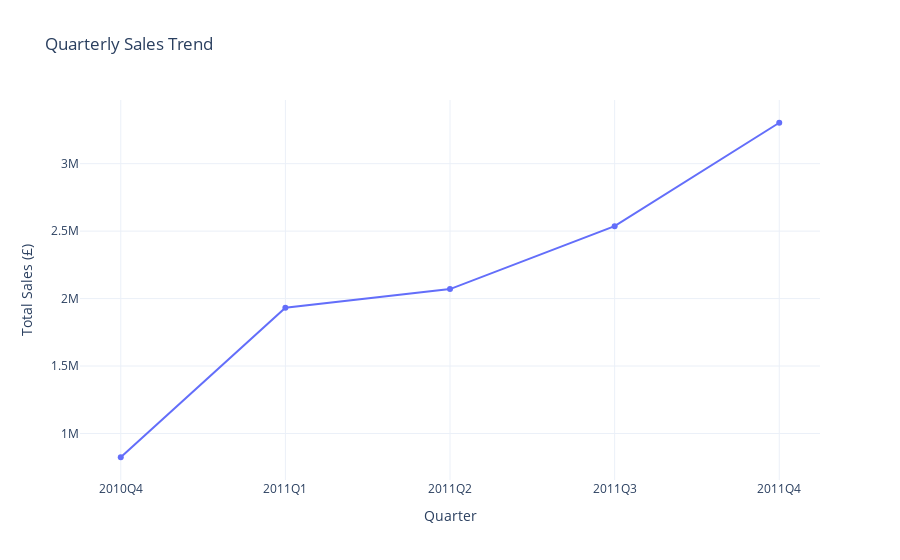

Notebook code cell kept with this figure:
### Markdown cell above
Now, we will create with Plotly an interactive Trend Analysis to visualise sales trends over time to help us see patterns or anomalies  and allow us to establish marketing strategies in the future taking into account our previous findings and insights.
We will do it in quarterly periods since we already have a column that indicate in which quarter the product was bought.

### Code cell
import plotly.express as px
import pandas as pd

# Step 62: Ensure column is string and sort properly
df_full['quarter'] = df_full['quarter'].astype(str)
df_full['quarter_order'] = pd.to_datetime(df_full['invoice_date']).dt.to_period('Q').astype(str)

# Step 63 Group total sales per quarter
quarterly_sales = df_full.groupby('quarter_order')['total_price'].sum().reset_index()
quarterly_sales.columns = ['Quarter', 'Total_Sales']

# Step 64: Sort quarters chronologically
quarterly_sales = quarterly_sales.sort_values(by='Quarter')
# Step 65: Create interactive line chart
fig = px.line(
    quarterly_sales,
    x='Quarter',
    y='Total_Sales',
    title='Quarterly Sales Trend',
    labels={'Quarter': 'Quarter', 'Total_Sales': 'Total Sales (£)'},
    markers=True
)

fig.update_layout(
    xaxis_title='Quarter',
    yaxis_title='Total Sales (£)',
    template='plotly_white',
    hovermode='x unified'
)

fig.show()

### Figure 1 — Plotly figure (JSON) as saved in the notebook; plotly's stock layout.template omitted (floating-point values rounded to 4 significant figures)
{"data": [{"hovertemplate": "Quarter=%{x}<br>Total Sales (£)=%{y}<extra></extra>", "legendgroup": "", "line": {"color": "#636efa", "dash": "solid"}, "marker": {"symbol": "circle"}, "mode": "lines+markers", "name": "", "orientation": "v", "showlegend": false, "type": "scatter", "x": ["2010Q4", "2011Q1", "2011Q2", "2011Q3", "2011Q4"], "xaxis": "x", "y": [823700.0, 1933000.0, 2070000.0, 2537000.0, 3303000.0], "yaxis": "y"}], "layout": {"hovermode": "x unified", "legend": {"tracegroupgap": 0}, "title": {"text": "Quarterly Sales Trend"}, "xaxis": {"anchor": "y", "domain": [0, 1], "title": {"text": "Quarter"}}, "yaxis": {"anchor": "x", "domain": [0, 1], "title": {"text": "Total Sales (£)"}}}}
